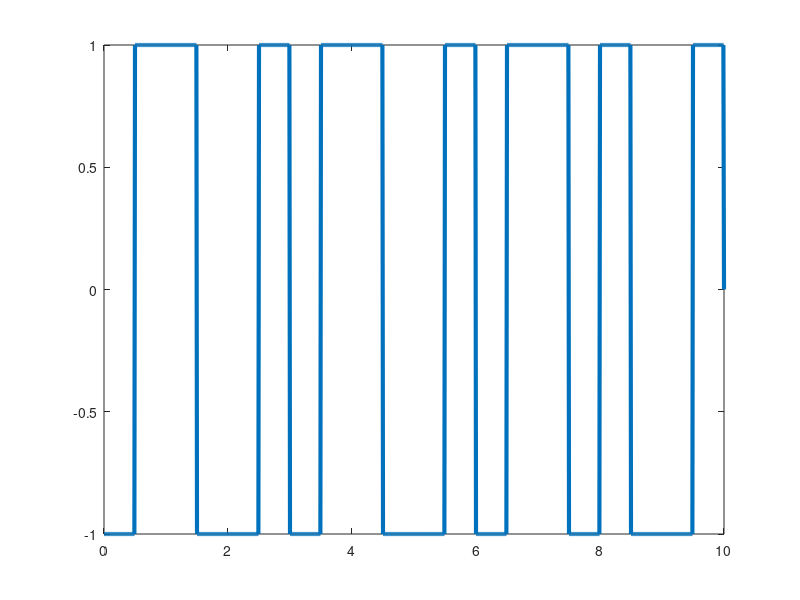

MATLAB code to generate this figure:
bits=[1 0 1 1 0 1 1 0 0 1];

bitrate=1;
T=length(bits)/bitrate;
n=100;
N=n*length(bits);
dt=T/N;
t=0:dt:T;
y=zeros(1,length(t));

for i=0:length(bits)-1
  if(bits(i+1)==1)
    y(i*n+1:(i+1/2)*n)=-1;
    y((i+1/2)*n+1:(i+1)*n)=1;
  else
    y(i*n+1:(i+1/2)*n)=1;
    y((i+1/2)*n+1:(i+1)*n)=-1;
  end
end


plot(t,y,'Linewidth',3);


counter=0;
x=1;
for i=1:length(t)
  if(t(i)>counter)
    counter=counter+(1/bitrate);
    if(y(i)==1)
      result(x)=0;
      x=x+1;
    else 
      result(x)=1; 
      x=x+1;
    end
  end
end


disp(result);